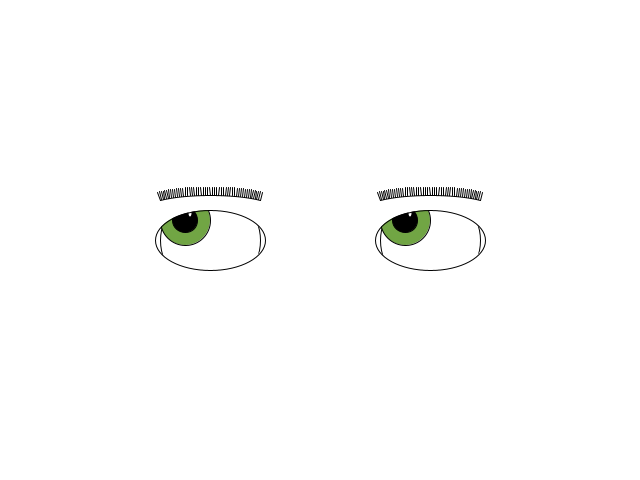
Frame 1 (no input)
Frame 60 (the mouse pressed at the canvas centre just before this capture): identical to frame 1, image omitted
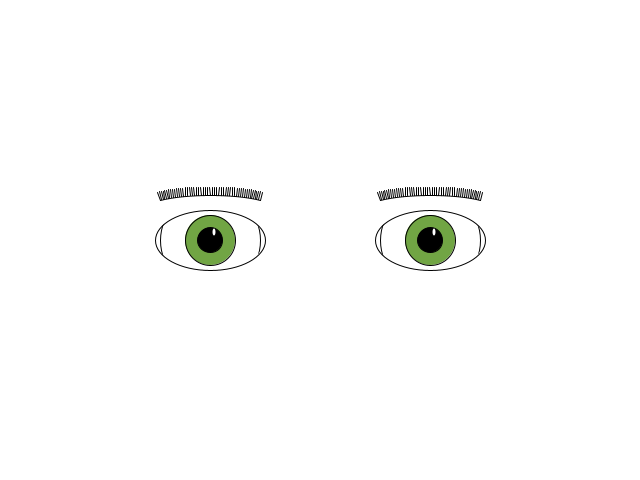
Frame 120 (the mouse held since frame 60 and released just before this capture)

The Processing sketch that drew these frames (run headless with seeded random() and noise(); from frame 60 on, the mouse is pressed at the canvas centre):

// Processing sketch: processing_51037
// ── processing_51037.pde

int veinX = 0;
int veinY = 50;
int veinNewX = 15;
int veinNewY = 45;
int veinVar = 0;
float pupilX = 0;
float pupilY = 0;
float lightX = 0;
float lightY = 0;

void setup() {
  size(640, 480);
  smooth();
  background(255);
  ellipseMode(CENTER);
}
void draw() {
  background(255);
  pupilX = map(mouseX, 0, width, -25, 25);
  pupilY = map(mouseY, 0, height, -20, 20);
  lightX = map(mouseX, 0, width, 0, 2);
  lightY = map(mouseY, 0, height, 0, 2);
  pushMatrix();
  translate(210, 240);
  outline();
  iris();
  pupil();
  eyelid();
  eyebrow();
  popMatrix();
  pushMatrix();
  translate(430, 240);
  outline();
  iris();
  pupil();
  eyelid();
  eyebrow();
  popMatrix();
}

void outline() {
  fill(255);
  stroke(0);
  ellipse(0, 0, 100, 100);
}
void iris() {
  stroke(0);
  fill(#71A544);
  ellipse(pupilX, pupilY, 50, 50);
}
void pupil() {
  fill(0);
  ellipse(pupilX, pupilY, 25, 25);
  fill(255);
  noStroke();
  ellipse(pupilX + 5 - lightX, pupilY - 7 - lightY, 3, 7);
}
void eyelid() {
  fill(255);
  noStroke();
  beginShape();
  vertex(-55, -100);
  vertex(-55, 0);
  bezierVertex(-50, -40, 50, -40, 55, 0);
  vertex(55, -100);
  endShape();
  beginShape();
  vertex(-55, 100);
  vertex(-55, 0);
  bezierVertex(-50, 40, 50, 40, 55, 0);
  vertex(55, 100);
  endShape();
  stroke(0);
  noFill();
  ellipse(0, 0, 110, 60);
}
void eyebrow() {
  curve(-100, 0, -50, -40, 50, -40, 100, 0);
  for (int i = 0; i <= 50; i++) {
    float t = i / 50.0;
    float x = curvePoint(-100, -50, 50, 100, t);
    float y = curvePoint(0, -40, -40, 0, t);
    float tx = curveTangent(-100, -50, 50, 100, t);
    float ty = curveTangent(0, -40, -40, 0, t);
    float a = atan2(ty, tx);
    a -= PI/2.0;
    line(x, y, cos(a)*8 + x, sin(a)*8 + y);
  }
}
